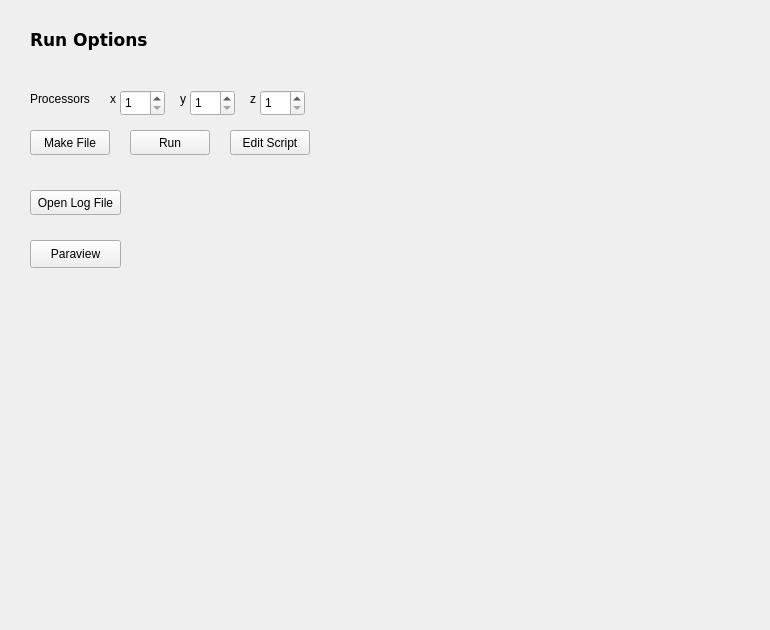
    <widget class="QWidget" name="tab_3">
     <property name="enabled">
      <bool>true</bool>
     </property>
     <property name="font">
      <font>
       <strikeout>false</strikeout>
      </font>
     </property>
     <attribute name="title">
      <string>Solve</string>
     </attribute>
     <widget class="QStackedWidget" name="stackedWidget">
      <property name="geometry">
       <rect>
        <x>10</x>
        <y>10</y>
        <width>751</width>
        <height>611</height>
       </rect>
      </property>
      <property name="currentIndex">
       <number>0</number>
      </property>
      <widget class="QWidget" name="page_4">
       <widget class="QStackedWidget" name="stack_solve">
        <property name="geometry">
         <rect>
          <x>20</x>
          <y>10</y>
          <width>361</width>
          <height>581</height>
         </rect>
        </property>
        <property name="currentIndex">
         <number>0</number>
        </property>
        <widget class="QWidget" name="page_10">
         <widget class="QLabel" name="label_25">
          <property name="geometry">
           <rect>
            <x>0</x>
            <y>10</y>
            <width>121</width>
            <height>21</height>
           </rect>
          </property>
          <property name="font">
           <font>
            <family>DejaVu Sans</family>
            <pointsize>13</pointsize>
            <weight>75</weight>
            <bold>true</bold>
           </font>
          </property>
          <property name="text">
           <string>Run Options</string>
          </property>
          <property name="textFormat">
           <enum>Qt::RichText</enum>
          </property>
         </widget>
         <widget class="QPushButton" name="run_prog">
          <property name="geometry">
           <rect>
            <x>100</x>
            <y>110</y>
            <width>80</width>
            <height>25</height>
           </rect>
          </property>
          <property name="text">
           <string>Run</string>
          </property>
         </widget>
         <widget class="QPushButton" name="btn_edit_script">
          <property name="enabled">
           <bool>true</bool>
          </property>
          <property name="geometry">
           <rect>
            <x>200</x>
            <y>110</y>
            <width>80</width>
            <height>25</height>
           </rect>
          </property>
          <property name="text">
           <string>Edit Script</string>
          </property>
         </widget>
         <widget class="QLabel" name="label_176">
          <property name="geometry">
           <rect>
            <x>0</x>
            <y>70</y>
            <width>71</width>
            <height>17</height>
           </rect>
          </property>
          <property name="text">
           <string>Processors</string>
          </property>
         </widget>
         <widget class="QSpinBox" name="num_proc_x">
          <property name="geometry">
           <rect>
            <x>90</x>
            <y>70</y>
            <width>45</width>
            <height>26</height>
           </rect>
          </property>
          <property name="minimum">
           <number>1</number>
          </property>
         </widget>
         <widget class="QSpinBox" name="num_proc_y">
          <property name="geometry">
           <rect>
            <x>160</x>
            <y>70</y>
            <width>45</width>
            <height>26</height>
           </rect>
          </property>
          <property name="minimum">
           <number>1</number>
          </property>
         </widget>
         <widget class="QSpinBox" name="num_proc_z">
          <property name="geometry">
           <rect>
            <x>230</x>
            <y>70</y>
            <width>45</width>
            <height>26</height>
           </rect>
          </property>
          <property name="minimum">
           <number>1</number>
          </property>
         </widget>
         <widget class="QLabel" name="label_177">
          <property name="geometry">
           <rect>
            <x>80</x>
            <y>70</y>
            <width>16</width>
            <height>17</height>
           </rect>
          </property>
          <property name="text">
           <string>x</string>
          </property>
         </widget>
         <widget class="QLabel" name="label_178">
          <property name="geometry">
           <rect>
            <x>150</x>
            <y>70</y>
            <width>16</width>
            <height>17</height>
           </rect>
          </property>
          <property name="text">
           <string>y</string>
          </property>
         </widget>
         <widget class="QLabel" name="label_179">
          <property name="geometry">
           <rect>
            <x>220</x>
            <y>70</y>
            <width>16</width>
            <height>17</height>
           </rect>
          </property>
          <property name="text">
           <string>z</string>
          </property>
         </widget>
         <widget class="QPushButton" name="btn_makefile">
          <property name="geometry">
           <rect>
            <x>0</x>
            <y>110</y>
            <width>80</width>
            <height>25</height>
           </rect>
          </property>
          <property name="text">
           <string>Make File</string>
          </property>
         </widget>
         <widget class="QPushButton" name="btn_log_file">
          <property name="geometry">
           <rect>
            <x>0</x>
            <y>170</y>
            <width>91</width>
            <height>25</height>
           </rect>
          </property>
          <property name="text">
           <string>Open Log File</string>
          </property>
         </widget>
         <widget class="QPushButton" name="btn_solve_paraview">
          <property name="geometry">
           <rect>
            <x>0</x>
            <y>220</y>
            <width>91</width>
            <height>28</height>
           </rect>
          </property>
          <property name="text">
           <string>Paraview</string>
          </property>
         </widget>
        </widget>
       </widget>
      </widget>
      <widget class="QWidget" name="page_9">
       <widget class="QLabel" name="label_20">
        <property name="geometry">
         <rect>
          <x>180</x>
          <y>170</y>
          <width>381</width>
          <height>211</height>
         </rect>
        </property>
        <property name="text">
         <string>&lt;html&gt;&lt;head/&gt;&lt;body&gt;&lt;p align=&quot;center&quot;&gt;&lt;span style=&quot; font-size:24pt;&quot;&gt;This page is still&lt;/span&gt;&lt;/p&gt;&lt;p align=&quot;center&quot;&gt;&lt;span style=&quot; font-size:24pt;&quot;&gt;under development&lt;/span&gt;&lt;/p&gt;&lt;/body&gt;&lt;/html&gt;</string>
        </property>
       </widget>
      </widget>
     </widget>
    </widget>
